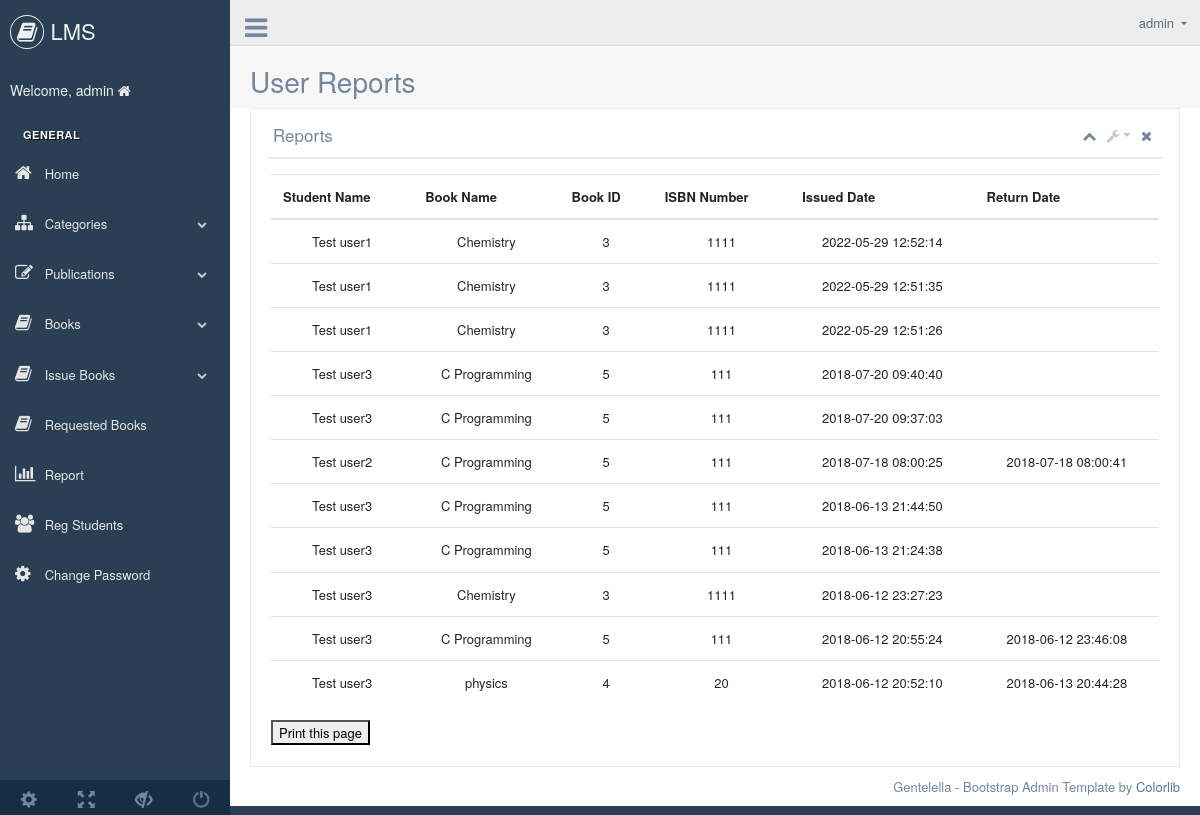
The page /admin/Clientreport.php (signed in) on the database its author committed.
### tables this page shows
CREATE TABLE `tblissuedbookdetails` (
  `id` int(11) NOT NULL,
  `BookId` int(11) DEFAULT NULL,
  `StudentID` varchar(150) DEFAULT NULL,
  `IssuesDate` timestamp NULL DEFAULT CURRENT_TIMESTAMP,
  `ReturnDate` timestamp NULL DEFAULT NULL ON UPDATE CURRENT_TIMESTAMP,
  `ReturnStatus` int(1) NOT NULL,
  `fine` int(11) DEFAULT NULL
);

CREATE TABLE `tblstudents` (
  `id` int(11) NOT NULL,
  `StudentId` varchar(100) DEFAULT NULL,
  `FullName` varchar(120) DEFAULT NULL,
  `EmailId` varchar(120) DEFAULT NULL,
  `MobileNumber` char(11) DEFAULT NULL,
  `Password` varchar(120) DEFAULT NULL,
  `Status` int(1) DEFAULT NULL,
  `RegDate` timestamp NULL DEFAULT CURRENT_TIMESTAMP,
  `UpdationDate` timestamp NULL DEFAULT NULL ON UPDATE CURRENT_TIMESTAMP
);

CREATE TABLE `tblbooks` (
  `id` int(11) NOT NULL,
  `BookName` varchar(255) DEFAULT NULL,
  `Copies` int(3) NOT NULL,
  `IssuedCopies` int(3) NOT NULL,
  `CatId` int(11) DEFAULT NULL,
  `AuthorId` int(11) DEFAULT NULL,
  `ISBNNumber` int(11) DEFAULT NULL,
  `BookPrice` int(11) DEFAULT NULL,
  `RegDate` timestamp NULL DEFAULT CURRENT_TIMESTAMP,
  `UpdationDate` timestamp NULL DEFAULT NULL ON UPDATE CURRENT_TIMESTAMP
);

### admin/Clientreport.php (the view, shortened to what this page needs)
<?php
require_once 'includes/config.php';
$sql = "SELECT tblstudents.FullName,tblbooks.BookName,tblbooks.ISBNNumber,tblbooks.id,tblissuedbookdetails.IssuesDate,tblissuedbookdetails.ReturnDate,tblissuedbookdetails.id as rid from  tblissuedbookdetails join tblstudents on tblstudents.StudentId=tblissuedbookdetails.StudentId join tblbooks on tblbooks.id=tblissuedbookdetails.BookId order by tblissuedbookdetails.id desc";
$query = $dbh -> prepare($sql);
$query->execute();
$results=$query->fetchAll(PDO::FETCH_OBJ);
$table = '
<table class="table">
<thead>
<tr>
<th>Student Name</th>
<th>Book Name</th>
<th>Book ID</th>
<th>ISBN Number</th>
<th>Issued Date</th>
<th>Return Date</th>
</tr>
</thead>
<tr>';
if($query->rowCount() > 0)
{
	foreach($results as $result)
	{
		$table .= '<tr>
		<td><center>'.$result->FullName.'</center></td>
		<td><center>'.$result->BookName.'</center></td>
		<td><center>'.$result->id.'</center></td>
		<td><center>'.$result->ISBNNumber.'</center></td>
		<td><center>'.$result->IssuesDate.'</center></td>
		<td><center>'.$result->ReturnDate.'</center></td>
		</tr>';
	}
}
$table .= '
</tr>
</table>
<button onClick="window.print()">Print this page</button>
';
?>
<!DOCTYPE html>
<html xmlns="http://www.w3.org/1999/xhtml">
<head>
	<?php include('includes/header-styles.php');?>
</head>
<body class="nav-md">
	<div class="container body">
		<div class="main_container">
			<?php include('includes/header.php');
			include('bgwork.php');?>
			<div class="right_col" role="main">
				<div class="">
					<div class="page-title">
						<div class="title_left">
							<h3>User Reports</h3>
						</div>
					</div>
					<div class="clearfix"></div>
					<div class="row" style="display: block;">
						<div class="col-md-12 col-sm-12  ">
							<div class="x_panel">
								<div class="x_title">
									<h2>Reports</h2>
									<ul class="nav navbar-right panel_toolbox">
										<li><a class="collapse-link"><i class="fa fa-chevron-up"></i></a>
										</li>
										<li class="dropdown">
											<a href="#" class="dropdown-toggle" data-toggle="dropdown" role="button" aria-expanded="false"><i class="fa fa-wrench"></i></a>
										</li>
										<li><a class="close-link"><i class="fa fa-close"></i></a>
										</li>
									</ul>
									<div class="clearfix"></div>
								</div>
								<div class="x_content">
									<?php echo $table; ?>
								</div>
							</div>
						</div>
					</div>
				</div>
			</div>
			<footer>
				<div class="pull-right">
					Gentelella - Bootstrap Admin Template by <a href="https://colorlib.com">Colorlib</a>
				</div>
			</footer>
		</div>
	</div>
</body>
</html>

### rows shown on the page
tblissuedbookdetails: tblstudents.FullName "Test user1", BookId.BookName "Chemistry", BookId "3", BookId.ISBNNumber "1111", IssuesDate "2022-05-29 12:52:14"
tblissuedbookdetails: tblstudents.FullName "Test user1", BookId.BookName "Chemistry", BookId "3", BookId.ISBNNumber "1111", IssuesDate "2022-05-29 12:51:35"
tblissuedbookdetails: tblstudents.FullName "Test user1", BookId.BookName "Chemistry", BookId "3", BookId.ISBNNumber "1111", IssuesDate "2022-05-29 12:51:26"
tblissuedbookdetails: tblstudents.FullName "Test user3", BookId.BookName "C Programming", BookId "5", BookId.ISBNNumber "111", IssuesDate "2018-07-20 09:40:40"
tblissuedbookdetails: tblstudents.FullName "Test user3", BookId.BookName "C Programming", BookId "5", BookId.ISBNNumber "111", IssuesDate "2018-07-20 09:37:03"
tblissuedbookdetails: tblstudents.FullName "Test user2", BookId.BookName "C Programming", BookId "5", BookId.ISBNNumber "111", IssuesDate "2018-07-18 08:00:25", ReturnDate "2018-07-18 08:00:41"
tblissuedbookdetails: tblstudents.FullName "Test user3", BookId.BookName "C Programming", BookId "5", BookId.ISBNNumber "111", IssuesDate "2018-06-13 21:44:50"
tblissuedbookdetails: tblstudents.FullName "Test user3", BookId.BookName "C Programming", BookId "5", BookId.ISBNNumber "111", IssuesDate "2018-06-13 21:24:38"
tblissuedbookdetails: tblstudents.FullName "Test user3", BookId.BookName "Chemistry", BookId "3", BookId.ISBNNumber "1111", IssuesDate "2018-06-12 23:27:23"
tblissuedbookdetails: tblstudents.FullName "Test user3", BookId.BookName "C Programming", BookId "5", BookId.ISBNNumber "111", IssuesDate "2018-06-12 20:55:24", ReturnDate "2018-06-12 23:46:08"
tblissuedbookdetails: tblstudents.FullName "Test user3", BookId.BookName "physics", BookId "4", BookId.ISBNNumber "20", IssuesDate "2018-06-12 20:52:10", ReturnDate "2018-06-13 20:44:28"

### other values the page prints
$_SESSION['alogin'] "admin"
